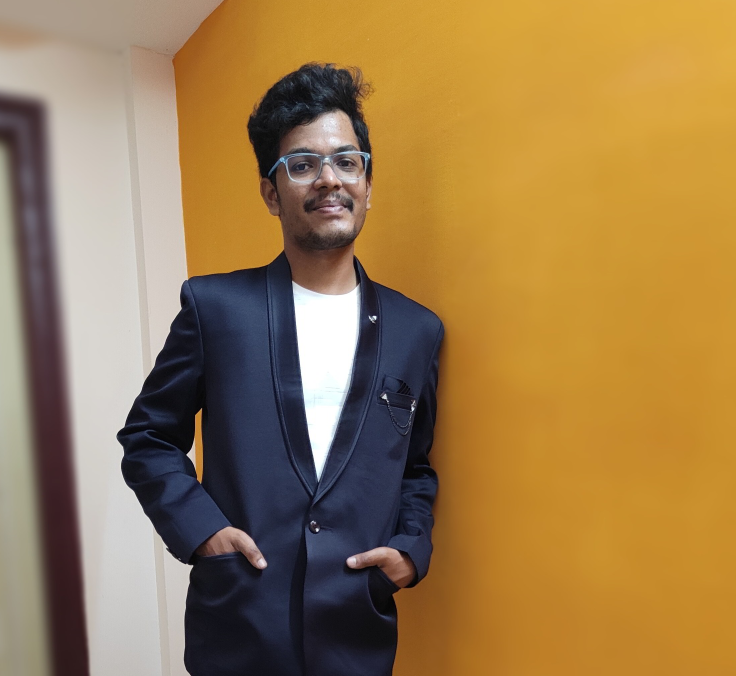
#> input picture src/assets/karthik_profile.png, 2208 x 2028 px, found by its file name (shown at 1/3 size)
$ python gen_favicon.py
#> lines starting #> are read from the running program, lines starting #| are printed output that depends on the picture; after the words box and inside, x2 and y2 are one past the last pixel; in counts of white or black regions, pixels touching at a corner belong together
from PIL import Image, ImageDraw
import os

# Use the ORIGINAL unmodified profile photo as source
src = r'e:\java projects\react project\portfolio\portfolio\src\assets\karthik_profile.png'
pub = r'e:\java projects\react project\portfolio\portfolio\public'

SIZE = 512
img = Image.open(src).convert('RGBA')
iw, ih = img.size
#> iw = 2208; ih = 2028
print(f'Source image: {iw}x{ih}')
#| Source image: 2208x2028

# Crop a square from center
side = min(iw, ih)
#> side = 2028
left = (iw - side) // 2
#> left = 90
top  = (ih - side) // 2
#> top = 0
img_sq = img.crop((left, top, left + side, top + side))
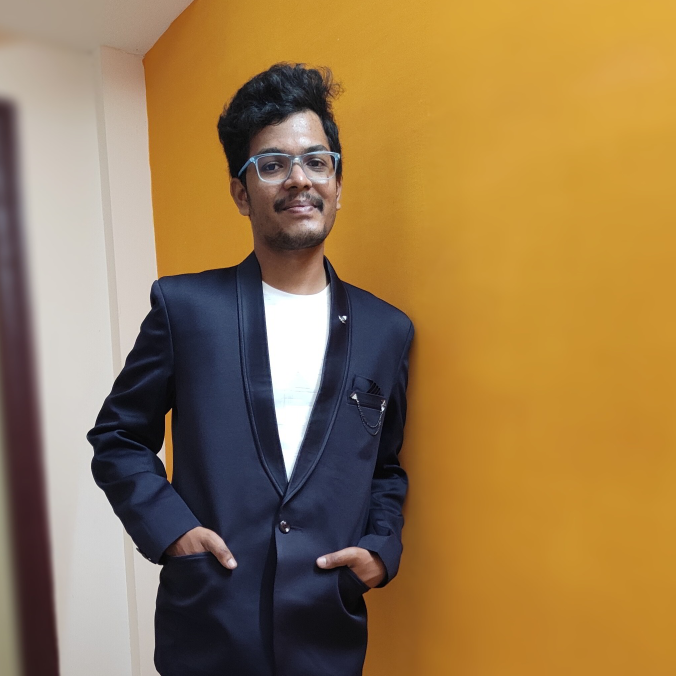
#> img_sq: PIL image 2028x2028 RGBA (shown at 1/3 size); mean R, G, B, A 154.3, 122.3, 76.6, 255
img_sq = img_sq.resize((SIZE, SIZE), Image.LANCZOS)
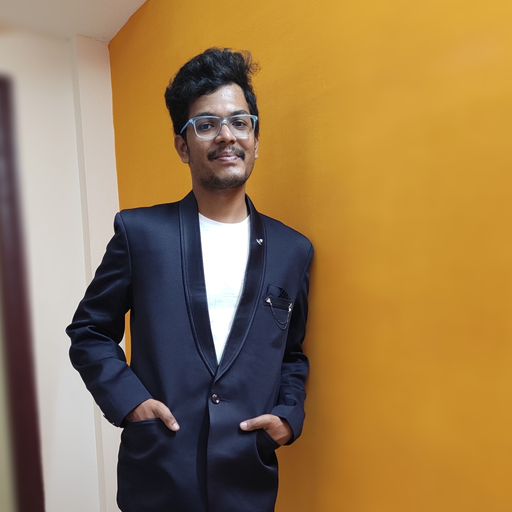
#> img_sq: PIL image 512x512 RGBA; mean R, G, B, A 154.3, 122.3, 76.6, 255

# Apply circular mask — NO border rings, just the plain photo
mask = Image.new('L', (SIZE, SIZE), 0)
#> mask: PIL image 512x512 L; every value is 0
ImageDraw.Draw(mask).ellipse([0, 0, SIZE - 1, SIZE - 1], fill=255)
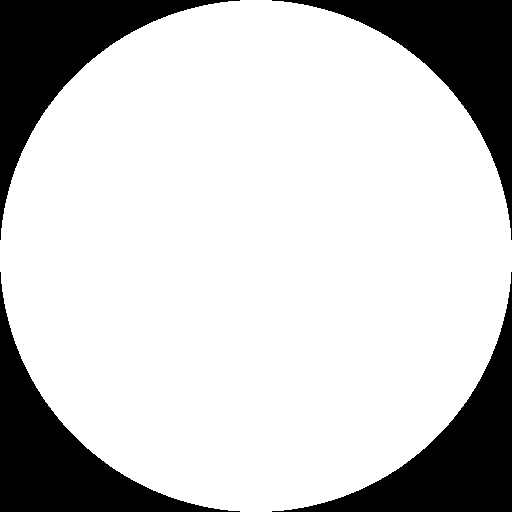
#> mask: PIL image 512x512 L; 78.5% white; 4 black regions, box (x1, y1, x2, y2) and area: (0, 0, 240, 240) 14089, (272, 0, 512, 240) 14089, (0, 272, 240, 512) 14089, (272, 272, 512, 512) 14089

canvas = Image.new('RGBA', (SIZE, SIZE), (0, 0, 0, 0))
#> canvas: PIL image 512x512 RGBA; every value is 0
canvas.paste(img_sq, (0, 0), mask)
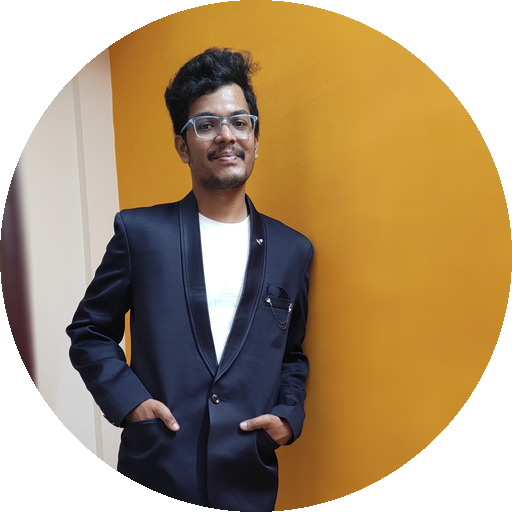
#> canvas: PIL image 512x512 RGBA; mean R, G, B, A 116.7, 92.6, 58.5, 200.2; transparent parts drawn white

def save_circle(base, out_path, size, fmt='PNG', **kwargs):
    c = base.resize((size, size), Image.LANCZOS)
    c.save(out_path, fmt, **kwargs)
    print(f'  Saved {os.path.basename(out_path)} ({size}x{size}): {os.path.getsize(out_path):,} bytes')

save_circle(canvas, os.path.join(pub, 'favicon-512.png'),      512, optimize=True, compress_level=9)
save_circle(canvas, os.path.join(pub, 'favicon.png'),          512, optimize=True, compress_level=9)
save_circle(canvas, os.path.join(pub, 'apple-touch-icon.png'), 180, optimize=True)
save_circle(canvas, os.path.join(pub, 'favicon-48x48.png'),     48, optimize=True)
save_circle(canvas, os.path.join(pub, 'favicon-96x96.png'),     96, optimize=True)
#> in save_circle (call 5), `c = base.resize((size, size), Image.LANCZOS)`:
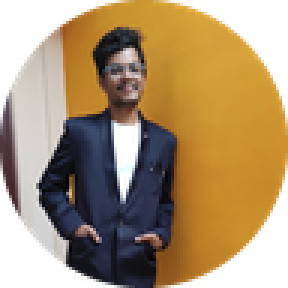
#> c: PIL image 96x96 RGBA (shown 3 times larger); mean R, G, B, A 123.2, 97.5, 61.3, 200.2; transparent parts drawn white
save_circle(canvas, os.path.join(pub, 'favicon-32x32.png'),     32, optimize=True)
#> in save_circle (call 6), `c = base.resize((size, size), Image.LANCZOS)`:
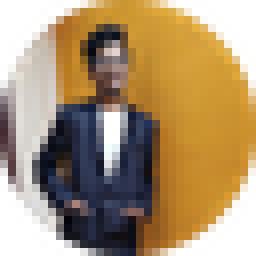
#> c: PIL image 32x32 RGBA (shown 8 times larger); mean R, G, B, A 134.4, 105.8, 66.5, 200.4; transparent parts drawn white
save_circle(canvas, os.path.join(pub, 'favicon-16x16.png'),     16, optimize=True)
#> in save_circle (call 7), `c = base.resize((size, size), Image.LANCZOS)`:
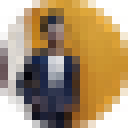
#> c: PIL image 16x16 RGBA (shown 8 times larger); mean R, G, B, A 144.7, 116.5, 72.9, 200.6; transparent parts drawn white

webp_path = os.path.join(pub, 'favicon-512.webp')
canvas.resize((512, 512), Image.LANCZOS).save(webp_path, 'WEBP', quality=85)
print(f'  Saved favicon-512.webp: {os.path.getsize(webp_path):,} bytes')

ico_path  = os.path.join(pub, 'favicon.ico')
canvas.save(ico_path, format='ICO', sizes=[(16, 16), (32, 32), (48, 48)])
print(f'  Saved favicon.ico: {os.path.getsize(ico_path):,} bytes')

print('All done! No borders, just the original photo.')
